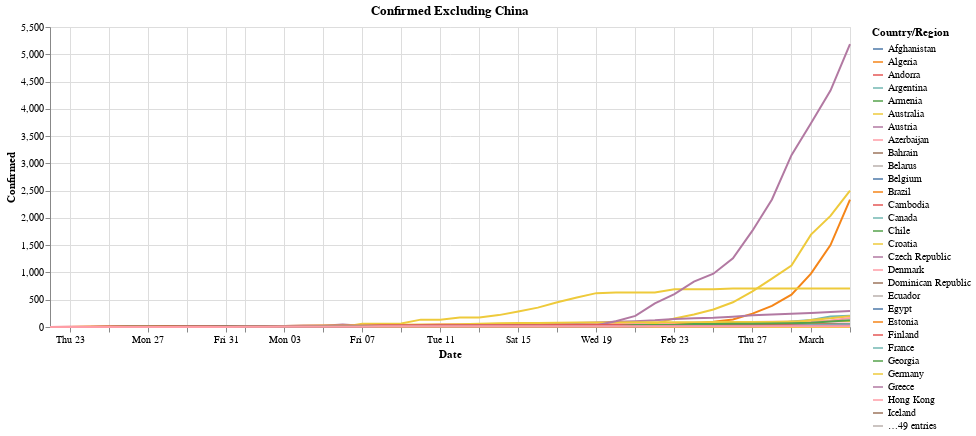

Notebook cell for this chart:
### Code cell
#yet again, China is skewing results. Lets remove them
df_conf_notchina = df_conf[df_conf['Country/Region'] != 'Mainland China']
alt.Chart(df_conf_notchina).mark_line().encode(
  x='Date:T',
  y='Confirmed:Q',
  color='Country/Region:N'
).properties(title='Confirmed Excluding China',width=800)

### Figure 1 — Vega-Lite specification as saved in the notebook (floating-point values rounded to 4 significant figures; data arrays with more than 128 entries replaced by an {"elided": "..."} marker saying what was removed)
{"config": {"view": {"continuousWidth": 400, "continuousHeight": 300}}, "data": {"name": "data-1c08fbe8cc72b07b3876898955c583ac"}, "mark": "line", "encoding": {"color": {"type": "nominal", "field": "Country/Region"}, "x": {"type": "temporal", "field": "Date"}, "y": {"type": "quantitative", "field": "Confirmed"}}, "title": "Confirmed Excluding China", "width": 800, "$schema": "https://vega.github.io/schema/vega-lite/v4.0.2.json", "datasets": {"data-1c08fbe8cc72b07b3876898955c583ac": {"elided": "3276 records"}}}
